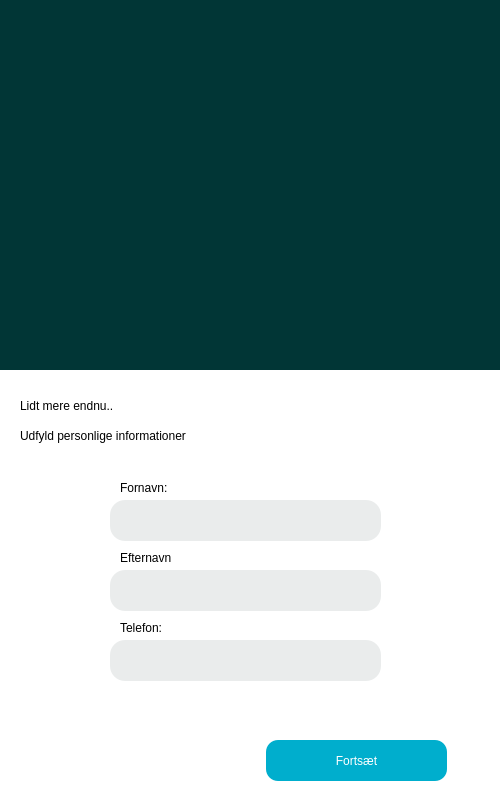
<?xml version="1.0" encoding="UTF-8"?>
<ui version="4.0">
 <class>MainWindow</class>
 <widget class="QMainWindow" name="MainWindow">
  <property name="enabled">
   <bool>true</bool>
  </property>
  <property name="geometry">
   <rect>
    <x>0</x>
    <y>0</y>
    <width>500</width>
    <height>800</height>
   </rect>
  </property>
  <property name="windowTitle">
   <string/>
  </property>
  <property name="styleSheet">
   <string notr="true">background-color: qlineargradient(spread:pad, x1:0, y1:0, x2:1, y2:1, stop:0 rgba(1, 54, 54, 255), stop:1 rgba(1, 54, 54, 255));</string>
  </property>
  <widget class="QWidget" name="centralwidget">
   <widget class="QLabel" name="label">
    <property name="geometry">
     <rect>
      <x>20</x>
      <y>390</y>
      <width>151</width>
      <height>31</height>
     </rect>
    </property>
    <property name="styleSheet">
     <string notr="true">font: 18pt &quot;arial&quot;;
color: rgb(0, 0, 0);
background-color: rgba(255, 255, 255, 0);</string>
    </property>
    <property name="text">
     <string>Lidt mere endnu..</string>
    </property>
   </widget>
   <widget class="QLabel" name="error">
    <property name="geometry">
     <rect>
      <x>150</x>
      <y>710</y>
      <width>181</width>
      <height>20</height>
     </rect>
    </property>
    <property name="styleSheet">
     <string notr="true">font: 12pt &quot;.AppleSystemUIFont&quot;;
color: rgb(255, 38, 0);
background-color: rgba(255, 255, 255, 0);</string>
    </property>
    <property name="text">
     <string/>
    </property>
   </widget>
   <widget class="QLabel" name="label_11">
    <property name="geometry">
     <rect>
      <x>0</x>
      <y>370</y>
      <width>501</width>
      <height>431</height>
     </rect>
    </property>
    <property name="styleSheet">
     <string notr="true">background-color: rgb(255, 255, 255);</string>
    </property>
    <property name="text">
     <string/>
    </property>
   </widget>
   <widget class="QPushButton" name="fortsaetknap">
    <property name="geometry">
     <rect>
      <x>266</x>
      <y>740</y>
      <width>181</width>
      <height>41</height>
     </rect>
    </property>
    <property name="styleSheet">
     <string notr="true">background-color: rgb(0, 174, 205);
font: BOLD 15pt &quot;Arial&quot;;
color: rgb(255, 255, 255);
border-radius: 12px;</string>
    </property>
    <property name="text">
     <string>Fortsæt</string>
    </property>
   </widget>
   <widget class="QLineEdit" name="fornavn_input">
    <property name="geometry">
     <rect>
      <x>110</x>
      <y>500</y>
      <width>271</width>
      <height>41</height>
     </rect>
    </property>
    <property name="styleSheet">
     <string notr="true">background-color: rgb(234, 236, 236);
font: 15pt &quot;Arial&quot;;
border-radius:15px;</string>
    </property>
    <property name="text">
     <string/>
    </property>
   </widget>
   <widget class="QLineEdit" name="efternavn_input">
    <property name="geometry">
     <rect>
      <x>110</x>
      <y>570</y>
      <width>271</width>
      <height>41</height>
     </rect>
    </property>
    <property name="styleSheet">
     <string notr="true">background-color: rgb(234, 236, 236);
font: 15pt &quot;Arial&quot;;
border-radius: 15px;</string>
    </property>
    <property name="text">
     <string/>
    </property>
   </widget>
   <widget class="QLabel" name="label_3">
    <property name="geometry">
     <rect>
      <x>120</x>
      <y>480</y>
      <width>60</width>
      <height>16</height>
     </rect>
    </property>
    <property name="styleSheet">
     <string notr="true">background-color: rgba(255, 255, 255, 0);</string>
    </property>
    <property name="text">
     <string>Fornavn:</string>
    </property>
   </widget>
   <widget class="QLabel" name="label_4">
    <property name="geometry">
     <rect>
      <x>120</x>
      <y>550</y>
      <width>91</width>
      <height>16</height>
     </rect>
    </property>
    <property name="styleSheet">
     <string notr="true">background-color: rgba(255, 255, 255, 0);</string>
    </property>
    <property name="text">
     <string>Efternavn</string>
    </property>
   </widget>
   <widget class="QLabel" name="label_5">
    <property name="geometry">
     <rect>
      <x>20</x>
      <y>420</y>
      <width>391</width>
      <height>31</height>
     </rect>
    </property>
    <property name="styleSheet">
     <string notr="true">font: 15pt &quot;arial&quot;;
color: rgb(0, 0, 0);
background-color: rgba(255, 255, 255, 0);</string>
    </property>
    <property name="text">
     <string>Udfyld personlige informationer</string>
    </property>
   </widget>
   <widget class="QLineEdit" name="tlf_input">
    <property name="geometry">
     <rect>
      <x>110</x>
      <y>640</y>
      <width>271</width>
      <height>41</height>
     </rect>
    </property>
    <property name="styleSheet">
     <string notr="true">background-color: rgb(234, 236, 236);
font: 15pt &quot;Arial&quot;;
border-radius: 15px;</string>
    </property>
    <property name="text">
     <string/>
    </property>
   </widget>
   <widget class="QLabel" name="label_6">
    <property name="geometry">
     <rect>
      <x>120</x>
      <y>620</y>
      <width>191</width>
      <height>16</height>
     </rect>
    </property>
    <property name="styleSheet">
     <string notr="true">background-color: rgba(255, 255, 255, 0);</string>
    </property>
    <property name="text">
     <string>Telefon:</string>
    </property>
   </widget>
   <widget class="QLabel" name="label_2">
    <property name="geometry">
     <rect>
      <x>-40</x>
      <y>-40</y>
      <width>581</width>
      <height>411</height>
     </rect>
    </property>
    <property name="styleSheet">
     <string notr="true">font: 28pt &quot;impact&quot;;
color: rgb(255, 255, 255);
background-color: rgba(255, 255, 255, 0);
border-radius: 10px;
</string>
    </property>
    <property name="text">
     <string/>
    </property>
    <property name="pixmap">
     <pixmap>istockphoto-629256720-170667a.jpg</pixmap>
    </property>
    <property name="scaledContents">
     <bool>true</bool>
    </property>
   </widget>
   <zorder>label_11</zorder>
   <zorder>label</zorder>
   <zorder>error</zorder>
   <zorder>fortsaetknap</zorder>
   <zorder>fornavn_input</zorder>
   <zorder>efternavn_input</zorder>
   <zorder>label_3</zorder>
   <zorder>label_4</zorder>
   <zorder>label_5</zorder>
   <zorder>tlf_input</zorder>
   <zorder>label_6</zorder>
   <zorder>label_2</zorder>
  </widget>
 </widget>
 <resources/>
 <connections/>
</ui>
